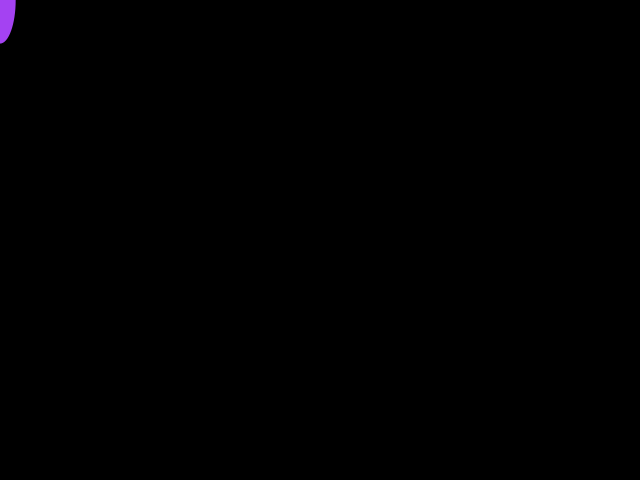
Frame 1 (no input)
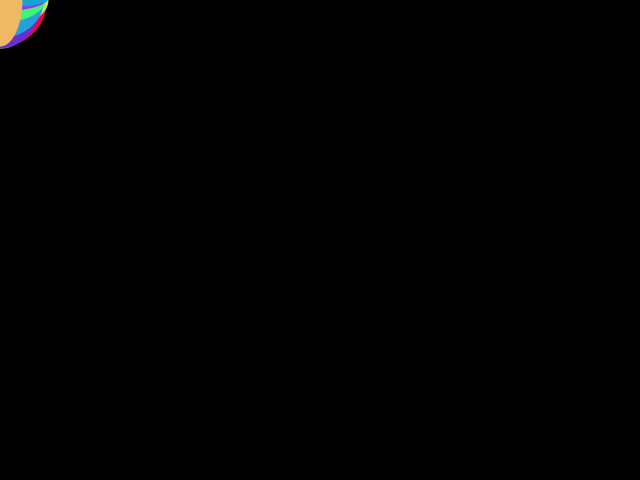
Frame 60 (the mouse pressed at the canvas centre just before this capture)
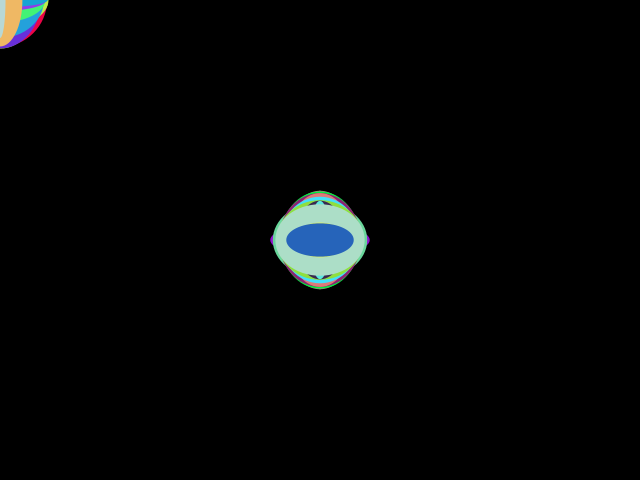
Frame 120 (the mouse held since frame 60 and released just before this capture)

The Processing sketch that drew these frames (run headless with seeded random() and noise(); from frame 60 on, the mouse is pressed at the canvas centre):

// Processing sketch: workshop_2
// ── workshop_2.pde
int z = 100;
color Color;
int[] style = new int[3];
char saveBtn = 's';
float positionX = 50;
int advance = 100,
    frameThreshold = 5;
boolean forward = true; //<>//
int diam = 100;

void setup() {
  
  size(640, 480);
  frameRate(30);
  smooth(4);
  
  background(0);
  
}

void draw() {
  
  ellipseMode( CENTER ); //<>//
  
  Color = color( random(0, 255), random(0, 255), random(0, 255) );
  fill( Color );
  noStroke();
  println(diam);
  ellipse(pmouseX, pmouseY, random(10, diam), random(10, diam));
  
}
